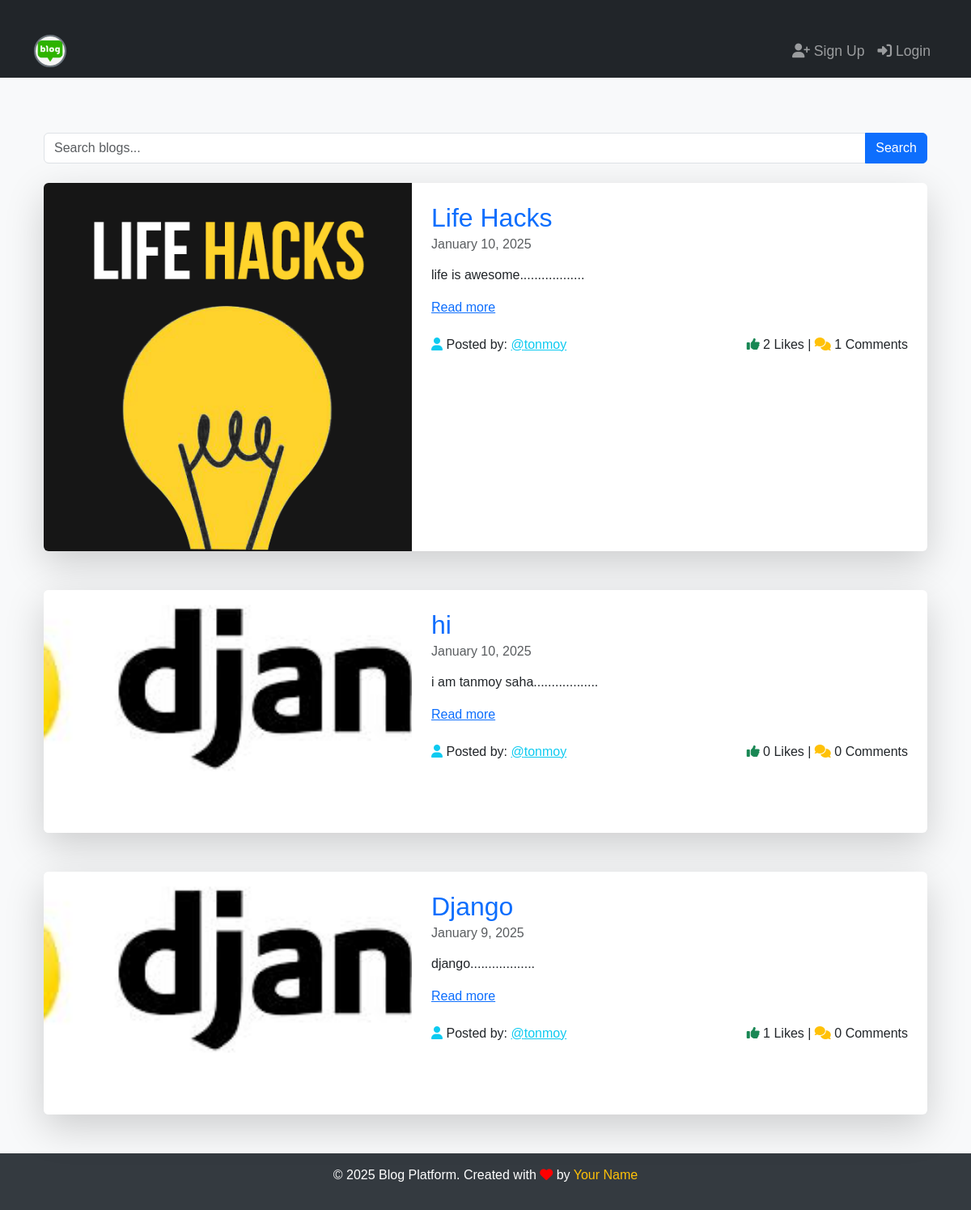
/blog/?author=tonmoy, run on the app's committed database.
### App_Blog/models.py (models this page shows, shortened)
class Blog(models.Model):
    author = models.ForeignKey(User,on_delete=models.CASCADE,related_name='post_author')
    blog_title = models.CharField(max_length=100,verbose_name='Put a Title')
    slug=models.SlugField(max_length=264,unique=True)
    blog_content = models.TextField(verbose_name='What is in your mind?')
    blog_image=models.ImageField(upload_to='blog_image',verbose_name='Image')
    created_at = models.DateTimeField(auto_now_add=True)
    updated_at = models.DateTimeField(auto_now=True)
    publish_date = models.DateTimeField(auto_now_add=True)
    view_count = models.PositiveIntegerField(default=0)
    class Meta:
        ordering = ['-publish_date']

### App_Blog/views.py (the view)
# urls.py: path('',views.BlogList.as_view(),name='blog_list'),
class BlogList(ListView):
    context_object_name='blogs'
    model=Blog
    template_name='App_Blog/blog_list.html'
    def get_queryset(self):
        queryset = Blog.objects.all()
        order = self.request.GET.get('order', 'newest')
        media_type = self.request.GET.get('media', 'all')
        author = self.request.GET.get('author', '')
        search_query = self.request.GET.get('search', '')
        if order == 'oldest':
            queryset = queryset.order_by('publish_date')
        else:
            queryset = queryset.order_by('-publish_date')
        if media_type == 'text':
            queryset = queryset.filter(blog_image='')
        elif media_type == 'image':
            queryset = queryset.exclude(blog_image='')
        if author:
            queryset = queryset.filter(author__username=author)
        if search_query:
            queryset = queryset.filter(Q(blog_title__icontains=search_query) | Q(blog_content__icontains=search_query))
        return queryset

### App_Blog/templatetags/custom_filters.py (called while the page is built)
def range_filter(value):
    return value[0:50]+".................."

### templates/App_Blog/blog_list.html (shortened to what this page needs)
{% extends "base.html" %}
{% load custom_filters %}
{% block body_block %}
<div class="container my-5">
    <form method="GET" action="" class="mb-4">
        <div class="input-group">
            <input type="text" name="search" class="form-control" placeholder="Search blogs..." value="{{ request.GET.search }}">
            <button class="btn btn-primary" type="submit">Search</button>
        </div>
    </form>
    {% for blog in blogs %}
        <div class="card mb-5 shadow-lg border-0">
            <div class="row g-0">
                {% if blog.blog_image %}
                <div class="col-lg-5">
                    <div class="image-container h-100">
                        <img src="/media/{{ blog.blog_image }}" alt="{{ blog.blog_title }}" title="{{ blog.blog_title }}" class="w-100 h-100 rounded-start" style="object-fit: cover; min-height: 300px;">
                    </div>
                </div>
                {% endif %}
                <div class="col-lg-{% if blog.blog_image %}7{% else %}12{% endif %}">
                    <div class="card-body p-4">
                        <h2 class="card-title text-primary">{{ blog.blog_title }}</h2>
                        <h6 class="card-subtitle mb-3 text-muted">{{ blog.publish_date|date:"F j, Y" }}</h6>
                        <p class="card-text">
                            {{ blog.blog_content|range_filter|linebreaks }}
                            <a href="{% url 'App_Blog:blog_details' slug=blog.slug %}" class="text-primary font-weight-bold">Read more</a>
                        </p>
                        <div class="d-flex justify-content-between mt-4">
                            <h6 class="mb-0">
                                <i class="fa fa-user text-info"></i> Posted by:
                                <a href="{% url 'App_Blog:blog_list' %}?author={{ blog.author.username }}" class="text-info">@{{ blog.author }}</a>
                            </h6>
                            <h6 class="mb-0">
                                <i class="fa fa-thumbs-up text-success"></i> {{ blog.liked_blog.count }} Likes |
                                <i class="fa fa-comments text-warning"></i> {{ blog.blog_comment.count }} Comments
                            </h6>
                        </div>
                    </div>
                </div>
            </div>
        </div>
    {% empty %}
        <div class="alert alert-warning text-center shadow-sm">
            No blogs found. Be the first to <a href="{% url 'App_Blog:create_blog' %}" class="alert-link">create a blog</a>!
        </div>
    {% endfor %}
</div>
{% endblock %}

### templates/base.html (style rules this page uses)
body { font-family: 'Arial', sans-serif; background-color: #f8f9fa; padding-top: 56px; }
.container { padding-top: 30px; }

### data on the page
Blog: blog_image (picture), blog_title "Life Hacks", publish_date "January 10, 2025", blog_content|range_filter "life is awesome..................", author "tonmoy", liked_blog.count "2", blog_comment.count "1"
Blog: blog_image (picture), blog_title "hi", publish_date "January 10, 2025", blog_content|range_filter "i am tanmoy saha..................", author "tonmoy", liked_blog.count "0", blog_comment.count "0"
Blog: blog_image (picture), blog_title "Django", publish_date "January 9, 2025", blog_content|range_filter "django..................", author "tonmoy", liked_blog.count "1", blog_comment.count "0"
